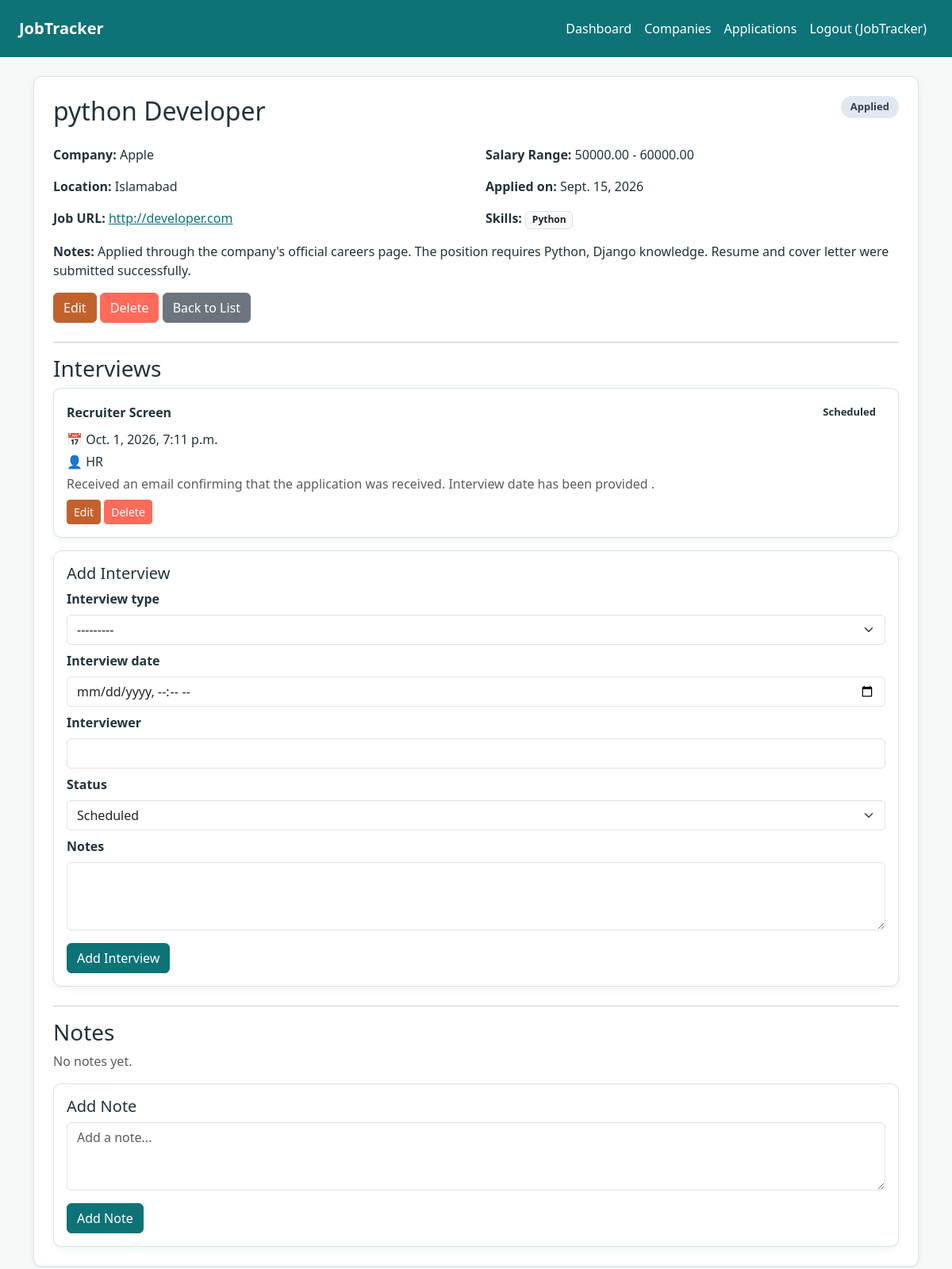
/applications/2/ (signed in), run on the app's committed database.
### tracker/models.py (models this page shows, shortened)
class JobApplication(models.Model):
    class Status(models.TextChoices):
        SAVED = "Saved", "Saved"
        APPLIED = "Applied", "Applied"
        SCREENING = "Screening", "Screening"
        INTERVIEW = "Interview", "Interview"
        OFFER = "Offer", "Offer"
        REJECTED = "Rejected", "Rejected"
        WITHDRAWN = "Withdrawn", "Withdrawn"
    user = models.ForeignKey(
        settings.AUTH_USER_MODEL,
        on_delete=models.CASCADE,
        related_name="job_applications"
    )
    company = models.ForeignKey(
        Company,
        on_delete=models.PROTECT,
        related_name="applications"
    )
    job_title = models.CharField(max_length=200)
    job_url = models.URLField(blank=True)
    location = models.CharField(max_length=200, blank=True)
    salary_min = models.DecimalField(
        max_digits=12,
        decimal_places=2,
        null=True,
        blank=True
    )
    salary_max = models.DecimalField(
        max_digits=12,
        decimal_places=2,
        null=True,
        blank=True
    )
    skills = models.ManyToManyField(
        Skill,
        blank=True,
        related_name="applications"
    )
    application_date = models.DateField()
    status = models.CharField(
        max_length=20,
        choices=Status.choices,
        default=Status.SAVED
    )
    notes = models.TextField(blank=True)
    created_at = models.DateTimeField(auto_now_add=True)
    updated_at = models.DateTimeField(auto_now=True)
    class Meta:
        ordering = ["-application_date", "-created_at"]
        indexes = [
            models.Index(fields=["user", "status"]),
            models.Index(fields=["user", "application_date"]),
            models.Index(fields=["company", "application_date"]),
        ]

class Company(models.Model):
    user = models.ForeignKey(
        settings.AUTH_USER_MODEL,
        on_delete=models.CASCADE,
        related_name="companies"
    )
    name = models.CharField(max_length=200)
    website = models.URLField(blank=True)
    industry = models.CharField(max_length=100, blank=True)
    location = models.CharField(max_length=200, blank=True)
    created_at = models.DateTimeField(auto_now_add=True)
    updated_at = models.DateTimeField(auto_now=True)
    class Meta:
        ordering = ["name"]
        constraints = [
            models.UniqueConstraint(
                fields=["user", "name"],
                name="unique_company_per_user"
            )
        ]
        indexes = [
            models.Index(fields=["user", "name"]),
        ]

class Skill(models.Model):
    user = models.ForeignKey(
        settings.AUTH_USER_MODEL,
        on_delete=models.CASCADE,
        related_name="skills"
    )
    name = models.CharField(max_length=100)
    class Meta:
        ordering = ["name"]
        constraints = [
            models.UniqueConstraint(
                fields=["user", "name"],
                name="unique_skill_per_user"
            )
        ]

class Interview(models.Model):
    class InterviewType(models.TextChoices):
        RECRUITER = "Recruiter Screen", "Recruiter Screen"
        TECHNICAL = "Technical Interview", "Technical Interview"
        MANAGER = "Manager Interview", "Manager Interview"
        FINAL = "Final Interview", "Final Interview"
    class Status(models.TextChoices):
        SCHEDULED = "Scheduled", "Scheduled"
        COMPLETED = "Completed", "Completed"
        CANCELLED = "Cancelled", "Cancelled"
        RESCHEDULED = "Rescheduled", "Rescheduled"
    application = models.ForeignKey(
        JobApplication,
        on_delete=models.CASCADE,
        related_name="interviews"
    )
    interview_type = models.CharField(
        max_length=30,
        choices=InterviewType.choices
    )
    interview_date = models.DateTimeField()
    interviewer = models.CharField(
        max_length=200,
        blank=True
    )
    status = models.CharField(
        max_length=20,
        choices=Status.choices,
        default=Status.SCHEDULED
    )
    notes = models.TextField(blank=True)
    created_at = models.DateTimeField(auto_now_add=True)
    updated_at = models.DateTimeField(auto_now=True)
    class Meta:
        ordering = ["interview_date"]

### tracker/views.py (the view)
# urls.py: path("applications/<int:pk>/", views.application_detail, name="application_detail"),
@login_required
def application_detail(request, pk):
    application = get_object_or_404(
        JobApplication.objects.select_related("company").prefetch_related(
            "interviews", "application_notes", "skills"
        ),
        pk=pk, user=request.user
    )
    context = {
        "application": application,
        "interview_form": InterviewForm(),
        "note_form": ApplicationNoteForm(),
    }
    return render(request, "tracker/application_detail.html", context)

### tracker/forms.py
class InterviewForm(BootstrapFormMixin, forms.ModelForm):
    class Meta:
        model = Interview
        fields = ["interview_type", "interview_date", "interviewer", "status", "notes"]
        widgets = {
            "interview_date": forms.DateTimeInput(attrs={"type": "datetime-local"}),
            "notes": forms.Textarea(attrs={"rows": 3}),
        }
    def __init__(self, *args, **kwargs):
        super().__init__(*args, **kwargs)
        self.style_fields()

class ApplicationNoteForm(BootstrapFormMixin, forms.ModelForm):
    class Meta:
        model = ApplicationNote
        fields = ["content"]
        widgets = {
            "content": forms.Textarea(attrs={"rows": 3, "placeholder": "Add a note..."}),
        }
    def __init__(self, *args, **kwargs):
        super().__init__(*args, **kwargs)
        self.style_fields()

### tracker/forms.py (called while the page is built)
    def style_fields(self):
        for field in self.fields.values():
            widget = field.widget
            if isinstance(widget, forms.CheckboxInput):
                widget.attrs["class"] = "form-check-input"
            elif isinstance(widget, (forms.Select, forms.SelectMultiple)):
                widget.attrs["class"] = "form-select"
            else:
                widget.attrs["class"] = "form-control"

### tracker/templates/tracker/application_detail.html (shortened to what this page needs)
{% extends 'tracker/base.html' %}
{% block content %}
<div class="d-flex justify-content-between align-items-start flex-wrap">
    <h2>{{ application.job_title }}</h2>
    <span class="status-badge status-{{ application.status|lower }}">{{ application.status }}</span>
</div>
<div class="row mt-3">
    <div class="col-md-6">
        <p><strong>Company:</strong> {{ application.company.name }}</p>
        <p><strong>Location:</strong> {{ application.location|default:"—" }}</p>
        <p><strong>Job URL:</strong>
            {% if application.job_url %}
                <a href="{{ application.job_url }}" target="_blank">{{ application.job_url }}</a>
            {% else %}—{% endif %}
        </p>
    </div>
    <div class="col-md-6">
        <p><strong>Salary Range:</strong> {{ application.salary_min|default:"—" }} - {{ application.salary_max|default:"—" }}</p>
        <p><strong>Applied on:</strong> {{ application.application_date }}</p>
        <p><strong>Skills:</strong>
            {% for skill in application.skills.all %}
                <span class="badge bg-light text-dark border">{{ skill.name }}</span>
            {% empty %}—{% endfor %}
        </p>
    </div>
</div>
<p><strong>Notes:</strong> {{ application.notes|default:"—" }}</p>
<div class="mt-3 mb-4">
    <a href="{% url 'application_update' application.pk %}" class="btn btn-rust">Edit</a>
    <a href="#"
       class="btn btn-accent"
       data-bs-toggle="modal"
       data-bs-target="#deleteModal"
       data-name="{{ application.job_title }}"
       data-url="{% url 'application_delete' application.pk %}">
       Delete
    </a>
    <a href="{% url 'application_list' %}" class="btn btn-secondary">Back to List</a>
</div>
<hr>
<h3>Interviews</h3>
{% for interview in application.interviews.all %}
    <div class="card-tracker p-3 mb-2">
        <div class="d-flex justify-content-between align-items-center">
            <strong>{{ interview.interview_type }}</strong>
            <span class="status-badge status-{{ interview.status|lower }}">{{ interview.status }}</span>
        </div>
        <p class="mb-1 mt-2">📅 {{ interview.interview_date }}</p>
        {% if interview.interviewer %}<p class="mb-1">👤 {{ interview.interviewer }}</p>{% endif %}
        {% if interview.notes %}<p class="mb-1 text-muted">{{ interview.notes }}</p>{% endif %}
        <div class="mt-2">
            <a href="{% url 'interview_update' interview.pk %}" class="btn btn-sm btn-rust">Edit</a>
            <a href="#"
               class="btn btn-sm btn-accent"
               data-bs-toggle="modal"
               data-bs-target="#deleteModal"
               data-name="{{ interview.interview_type }} interview"
               data-url="{% url 'interview_delete' interview.pk %}">
               Delete
            </a>
        </div>
    </div>
{% empty %}
    <p class="text-muted">No interviews scheduled yet.</p>
{% endfor %}
<div class="card-tracker p-3 mt-3 mb-4">
    <h5>Add Interview</h5>
    <form method="post" action="{% url 'interview_create' application.pk %}">
        {% for field in interview_form %}
        <div class="mb-2">
            <label for="{{ field.id_for_label }}" class="form-label fw-semibold">{{ field.label }}</label>
            {{ field }}
        </div>
        {% endfor %}
        <button type="submit" class="btn btn-primary mt-2">Add Interview</button>
    </form>
</div>
<hr>
<h3>Notes</h3>
{% for note in application.application_notes.all %}
    <div class="card-tracker p-3 mb-2">
        <p class="mb-1">{{ note.content }}</p>
        <small class="text-muted">{{ note.created_at }}</small>
        <div class="mt-2">
            <a href="#"
               class="btn btn-sm btn-accent"
               data-bs-toggle="modal"
               data-bs-target="#deleteModal"
               data-name="this note"
               data-url="{% url 'note_delete' note.pk %}">
               Delete
            </a>
        </div>
    </div>
{% empty %}
    <p class="text-muted">No notes yet.</p>
{% endfor %}
<div class="card-tracker p-3 mt-3">
    <h5>Add Note</h5>
    <form method="post" action="{% url 'note_create' application.pk %}">
        {% for field in note_form %}
        <div class="mb-2">
            {{ field }}
        </div>
        {% endfor %}
        <button type="submit" class="btn btn-primary mt-2">Add Note</button>
    </form>
</div>
{% endblock %}

### tracker/templates/tracker/base.html (shortened to what this page needs)
{% load static %}
<!DOCTYPE html>
<html lang="en">
<head>
    <link href="https://cdn.jsdelivr.net/npm/bootstrap@5.3.3/dist/css/bootstrap.min.css" rel="stylesheet">
</head>
<body>
    <nav class="navbar navbar-expand-lg navbar-tracker px-4 py-3 mb-4">
        <a class="navbar-brand fw-bold" href="{% if user.is_authenticated %}{% url 'dashboard' %}{% else %}{% url 'login' %}{% endif %}">
            JobTracker
        </a>
        <div class="collapse navbar-collapse justify-content-end">
            <ul class="navbar-nav">
                {% if user.is_authenticated %}
                    <li class="nav-item"><a class="nav-link" href="{% url 'dashboard' %}">Dashboard</a></li>
                    <li class="nav-item"><a class="nav-link" href="{% url 'company_list' %}">Companies</a></li>
                    <li class="nav-item"><a class="nav-link" href="{% url 'application_list' %}">Applications</a></li>
                    <li class="nav-item">
                        <form method="post" action="{% url 'logout' %}" class="d-inline">
                            <button type="submit" class="nav-link" style="background: none; border: none; color: #fff; cursor: pointer;">
                                Logout ({{ user.username }})
                            </button>
                        </form>
                    </li>
                {% else %}
                    <li class="nav-item"><a class="nav-link" href="{% url 'login' %}">Login</a></li>
                    <li class="nav-item"><a class="nav-link" href="{% url 'register' %}">Register</a></li>
                {% endif %}
            </ul>
        </div>
    </nav>
    <div class="container">
        <div class="card-tracker p-4 mb-4">
            {% block content %}{% endblock %}
        </div>
    </div>
</body>
</html>

### tracker/templates/tracker/base.html (style rules this page uses)
:root { --teal: #0d7377; --teal-dark: #0a5c60; --coral: #ff6b5b; --coral-dark: #e8523f; --rust: #c1622d; --rust-dark: #a34f22; --dusty-rose: #c98a8a; --dusty-rose-dark: #b06f6f; --bg: #f7f9f9; --text: #22333b; --border: #d9e4e3; }
body { background-color: var(--bg); color: var(--text); font-family: 'Segoe UI', Arial, sans-serif; }
.navbar-tracker { background-color: var(--teal); }
.navbar-tracker .navbar-brand, .navbar-tracker .nav-link { color: #ffffff !important; }
.btn-primary { background-color: var(--teal); border-color: var(--teal); }
.btn-accent { background-color: var(--coral); border-color: var(--coral); color: #fff; }
.btn-rust { background-color: var(--rust); border-color: var(--rust); color: #fff; }
.card-tracker { background: #ffffff; border: 1px solid var(--border); border-radius: 10px; box-shadow: 0 2px 8px rgba(13, 115, 119, 0.08); }
a { color: var(--teal); }
.status-saved, .status-applied { background-color: #e2e8f0; color: #334155; }
.status-badge { padding: 4px 12px; border-radius: 20px; font-size: 13px; font-weight: 600; }

### data on the page
JobApplication: job_title "python Developer", status "Applied", company.name "Apple", location "Islamabad", job_url "http://developer.com", salary_min "50000.00", salary_max "60000.00", application_date "Sept. 15, 2026", notes "Applied through the company's official careers page. The position requires Python, Django knowledge. Resume and cover letter were submitted successfully."
Skill: name "Python"
Interview: interview_type "Recruiter Screen", status "Scheduled", interview_date "Oct. 1, 2026, 7:11 p.m.", interviewer "HR", notes "Received an email confirming that the application was received. Interview date has been provided ."

### other printed values
{{ user.username }} "JobTracker"
{{ field.label }} "Interview type" "Interview date" "Interviewer" "Status" "Notes"
